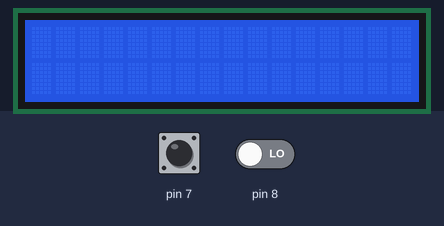
Bench run of a sketch on a simulated Arduino Uno, built with avr-gcc and run on an emulated ATmega328P. Parts: 16×2 character LCD. Inputs (shaded band) come from the test bench; at power-on: pin 8 LOW, pin 7 HIGH.

Above: at 1.2 s.
1.3 s: pin 8 driven HIGH
At 2.5 s:
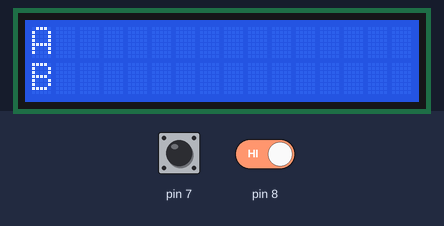
2.8 s: pin 8 driven LOW
At 3.8 s:
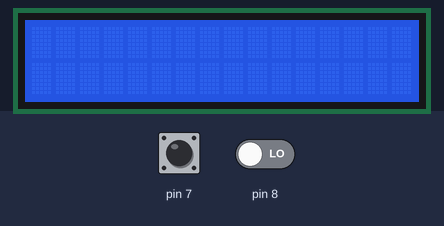
4.3 s: pin 8 driven HIGH
At 5.0 s:
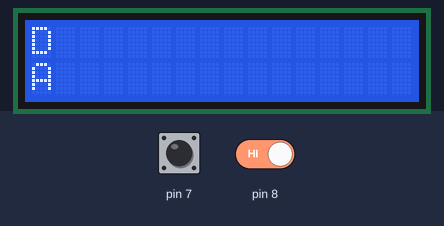
5.8 s: pin 7 driven LOW
At 6.1 s:
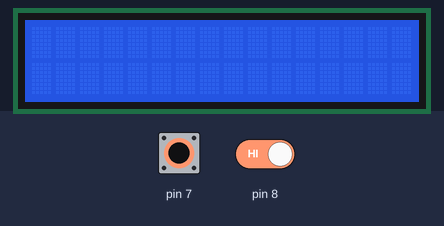
7.3 s: pin 7 pulsed HIGH 5 times (0.12 s each, 0.3 s apart)
At 8.57 s:
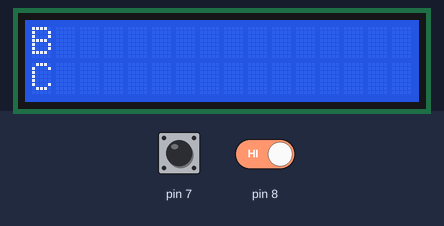
10.3 s: pin 7 driven HIGH
At 11.7 s:
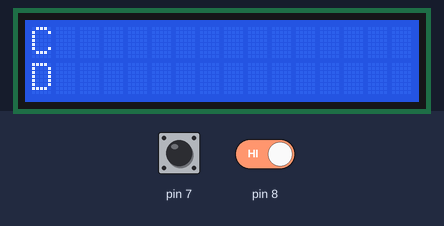
Timing chart, 0 to 13.1 s (numbered marks = the images above; inputs shaded):
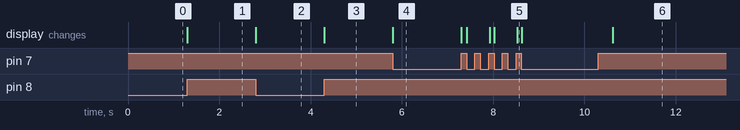

Measured:
- after the input at 1.3 s, the display: changes at once (image 1)
- after the input at 2.8 s, the display: changes at once (image 2)
- after the input at 4.3 s, the display: changes at once (image 3)
- after the input at 5.8 s, the display: changes at once (image 4)
- after the input at 7.3 s, the display: first changes at once (image 5 shows a later state)
- after the input at 10.3 s, the display: changes after 0.32 s (image 6)

The sketch:

sketch_dec22b.ino
```cpp
// include the library code:
#include <LiquidCrystal.h>
int x= 0;
String a[]={"A","B","C","D"};
String b[]={"C","D","A","B"};
int b1= 0;
int b2= 0;
int c1= 0;
int c2= 0;
int d= 1;
// initialize the library by associating any needed LCD interface pin
// with the arduino pin number it is connected to
const int rs = 12, en = 11, d4 = 5, d5 = 4, d6 = 3, d7 = 2;
LiquidCrystal lcd(rs, en, d4, d5, d6, d7);

void setup() {
  // set up the LCD's number of columns and rows:
  lcd.begin(16, 2);
  // Print a message to the LCD.

}

void loop() {
  if(x==0)
  {
      lcd.setCursor(0, 0);
      lcd.print("welcome");
    if(digitalRead(7)==0)//加
  {
    lcd.clear();
    while(digitalRead(7)==0)
    x=1;
  }
    if(digitalRead(8)==0)//
  {
    lcd.clear();
    while(digitalRead(8)==0)
    x=1;
  }
  }
  if(x==1)
  {
  if(digitalRead(7)==0)//加
  {
    d=1;
    lcd.clear();
    while(digitalRead(7)==0)
    delay(500);
    b1++;
    c1=0;
    if(b1>2)
    {
      b1=-1;
    c1=1;}
  }
  if(d==1)
  {
  if(c1<1)
  {
      lcd.setCursor(0, 0);
      lcd.print(a[b1]);
      lcd.setCursor(0, 1);
      lcd.print(a[b1+1]);
  }
  else
  {
      lcd.setCursor(0, 0);
      lcd.print(a[3]);
      lcd.setCursor(0, 1);
      lcd.print(a[0]);
  }
  }
      if(digitalRead(8)==0)//減
  {
    d=2;
    lcd.clear();
    while(digitalRead(8)==0)
    delay(500);
    b1--;
    c2=0;
    if(b1<0)
    {
      b1=3;
      ;
    c2=1;}
  }
    if(d==2)
  {
  if(c2<1)
  {
      lcd.setCursor(0, 0);
      lcd.print(a[b1]);
      lcd.setCursor(0, 1);
      lcd.print(a[b1+1]);
  }
  else
  {
      lcd.setCursor(0, 0);
      lcd.print(a[3]);
      lcd.setCursor(0, 1);
      lcd.print(a[0]);
  }
  }
  }
}
```
